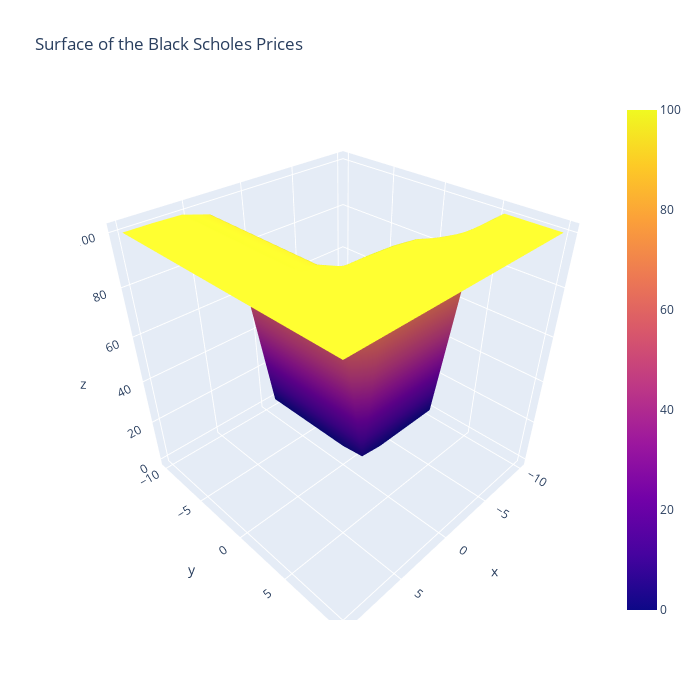

Notebook code for this chart:
### Code cell
X1, X2 = np.meshgrid(x1_test, x2_test)
bs = black_scholes_price(X1, T, S0, X2,r)
fig = go.Figure(data=[go.Surface(z=bs, x=x1_test, y=x2_test)])

fig.update_layout(title='Surface of the Black Scholes Prices', autosize=False,
                  width=700, height=700,
                  xaxis_title="K")

### Figure 1 — Plotly figure (JSON) as saved in the notebook; plotly's stock layout.template omitted (floating-point values rounded to 4 significant figures)
{"data": [{"type": "surface", "x": [-10, -7.778, -5.556, -3.333, -1.111, 1.111, 3.333, 5.556, 7.778, 10], "y": [-10, -7.778, -5.556, -3.333, -1.111, 1.111, 3.333, 5.556, 7.778, 10], "z": [[0, 0, 0, 0, 0, 68.05, 96.54, 99.62, 99.96, 100.0], [0, 0, 0, 0, 0, 68.05, 96.54, 99.62, 99.96, 100.0], [0, 0, 0, 0, 0, 68.05, 96.54, 99.62, 99.96, 100.0], [0, 0, 0, 0, 0, 68.05, 96.54, 99.62, 99.96, 100.0], [0, 0, 0, 0, 4.65e-61, 68.05, 96.54, 99.62, 99.96, 100.0], [4.144e-58, 3.265e-35, 4.681e-18, 1.422e-06, 1.514, 68.44, 96.54, 99.62, 99.96, 100.0], [79.79, 88.94, 94.64, 97.72, 99.14, 99.72, 99.92, 99.98, 100.0, 100.0], [100, 100, 100, 100, 100, 100, 100, 100, 100, 100], [100, 100, 100, 100, 100, 100, 100, 100, 100, 100], [100, 100, 100, 100, 100, 100, 100, 100, 100, 100]]}], "layout": {"autosize": false, "height": 700, "title": {"text": "Surface of the Black Scholes Prices"}, "width": 700, "xaxis": {"title": {"text": "K"}}}}
